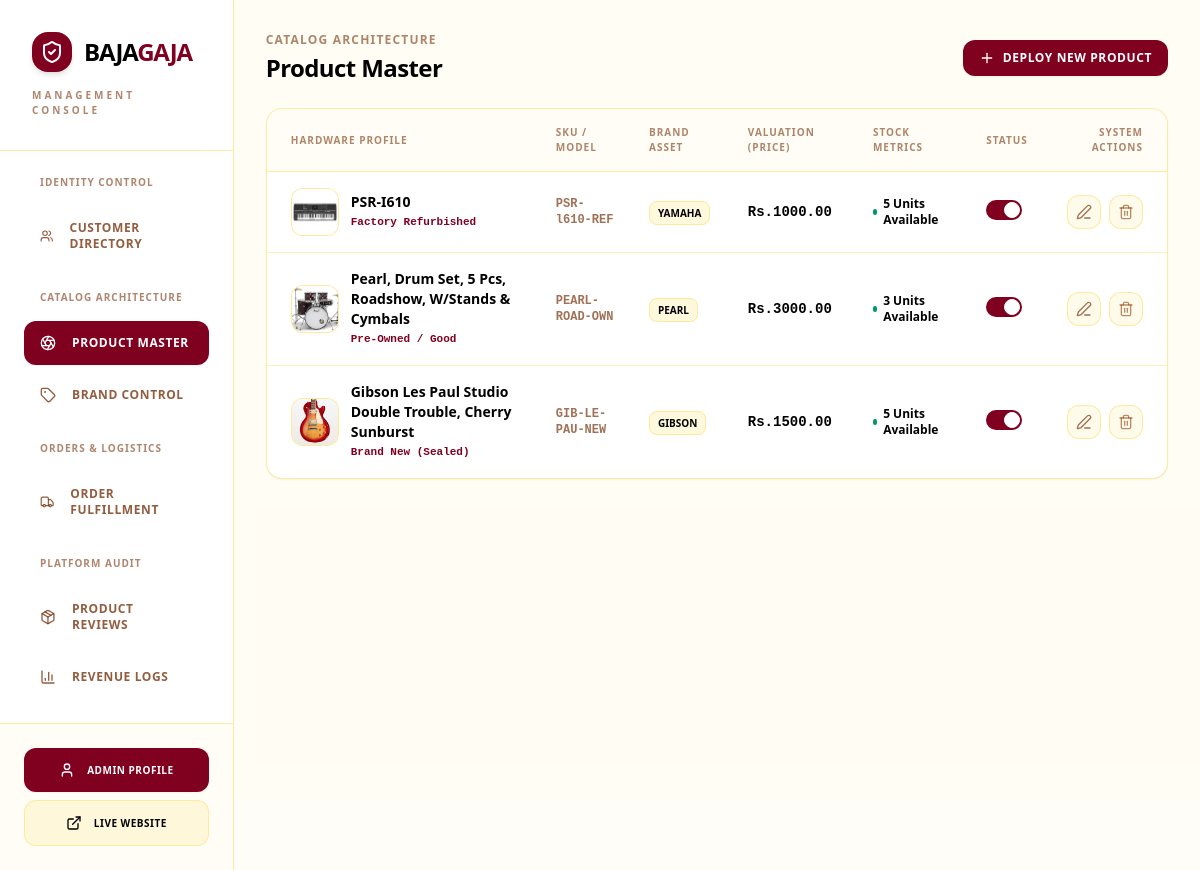
/dashboard/admin/?section=product-management (signed in), run on the app's committed database.
### bg_app/models.py (models this page shows, shortened)
class Product(models.Model):
    class Category(models.TextChoices):
        GUITARS = 'guitars', 'Guitars & Basses'
        KEYBOARDS = 'keyboards', 'Keyboards & Synthesizers'
        DRUMS = 'drums', 'Drums & Percussion'
        TRADITIONAL = 'traditional', 'Traditional & Folk'
        WIND = 'wind', 'Wind & Brass'
        STUDIO = 'studio', 'Studio & Recording'
        AMPS_EFFECTS = 'amps_effects', 'Amps & Effect Pedals'
        ACCESSORIES = 'accessories', 'Accessories & Cables'
    class Condition(models.TextChoices):
        NEW = 'new', 'Brand New (Sealed)'
        REFURBISHED = 'refurbished', 'Factory Refurbished'
        USED = 'used', 'Pre-Owned / Good'
    brand = models.ForeignKey(Brand, on_delete=models.SET_NULL, null=True, related_name='products')
    name = models.CharField(max_length=255)
    category = models.CharField(max_length=20, choices=Category.choices)
    condition = models.CharField(max_length=20, choices=Condition.choices, default=Condition.NEW)
    description = models.TextField()
    price = models.DecimalField(max_digits=10, decimal_places=2)
    stock = models.PositiveIntegerField(default=0)
    product_image = models.ImageField(upload_to='images/products/')
    sku = models.CharField(max_length=100, unique=True, blank=True, null=True)
    is_active = models.BooleanField(default=True)
    created_at = models.DateTimeField(auto_now_add=True)

class Brand(models.Model):
    name = models.CharField(max_length=255, unique=True)
    logo = models.ImageField(upload_to='images/brands/')
    created_at = models.DateTimeField(auto_now_add=True)

### bg_app/views/dashboard.py (the view)
# urls.py: path('dashboard/admin/', admin_dashboard_view, name='admin_dashboard'),
@login_required
def admin_dashboard_view(request):
    if not request.user.is_staff:
        messages.error(request, "You are not authorized to access this page.")
        return redirect('/')
    section = request.GET.get('section', 'customer-management')
    context = {
        'section': section,
        'awaiting_dispatch_count': Order.objects.filter(status=Order.Status.CONFIRMED).count(),
        'awaiting_delivery_count': Order.objects.filter(status=Order.Status.SHIPPING).count(),
        'delivered_count': Order.objects.filter(status=Order.Status.DELIVERED).count(),
        'completed_count': Order.objects.filter(status=Order.Status.COMPLETED).count(),
        'cancelled_count': Order.objects.filter(status=Order.Status.CANCELLED).count(),
        'total_gross_revenue': Order.objects.filter(status=Order.Status.COMPLETED).aggregate(total_revenue=models.Sum('total_amount'))['total_revenue'] or 0,
    }
    if section == 'customer-management':
        context['customers'] = User.objects.filter(is_staff=False)
    if section == 'brand-management':
        context['brands'] = Brand.objects.all().order_by('name')
    if section == 'product-management':
        context['products'] = Product.objects.all().order_by('-created_at')
    if section == 'order-fulfillment':
        context['orders'] = Order.objects.all().order_by('-created_at')
    if section == 'product-reviews':
        context['product_reviews'] = Review.objects.all().order_by('-created_at')
    if section == 'revenue-logs':
        context['revenue_logs'] = Order.objects.filter(status=Order.Status.COMPLETED).order_by('-created_at')
    return render(request, 'dashboard/admin_dashboard.html', context)

### bg_app/templates/dashboard/admin_dashboard.html (shortened to what this page needs)
<!DOCTYPE html>
<html lang="en">
<head>
    {% load static %}
    <link href="{% static 'css/styles.css' %}" rel="stylesheet" />
</head>
<body class="bg-amber-50/30 flex min-h-screen overflow-hidden text-amber-950">
    <aside class="w-80 bg-white text-amber-950 flex flex-col shadow-sm relative z-30 border-r border-amber-200/80">
        <div class="p-8 border-b border-amber-200/80">
            <div class="flex items-center gap-3">
                <div class="h-10 w-10 bg-[#800020] rounded-2xl flex items-center justify-center shadow-md">
                    <i data-lucide="shield-check" class="w-6 h-6 text-white"></i>
                </div>
                <h1 class="text-2xl font-black tracking-tighter uppercase text-amber-950">
                    Baja<span class="text-[#800020]">Gaja</span>
                </h1>
            </div>
            <p class="text-[10px] text-amber-900/60 font-black uppercase tracking-[0.3em] mt-4">Management Console</p>
        </div>
        <nav class="flex-grow p-6 space-y-6 overflow-y-auto custom-scrollbar">
            <div class="space-y-2">
                <h3 class="px-4 text-[10px] font-black text-amber-900/60 uppercase tracking-widest mb-4">Identity Control</h3>
                <a href="?section=customer-management" class="flex items-center gap-4 px-4 py-3.5 rounded-xl {% if section == 'customer-management' or not section %}bg-[#800020] text-white shadow-sm{% else %}text-amber-900/80 hover:bg-amber-100/60 hover:text-amber-950{% endif %} font-bold uppercase text-xs tracking-wider transition-all group">
                    <i data-lucide="users" class="w-4 h-4 group-hover:scale-110 transition-transform"></i>
                    Customer Directory
                </a>
            </div>
            <div class="space-y-2">
                <h3 class="px-4 text-[10px] font-black text-amber-900/60 uppercase tracking-widest mb-4">Catalog Architecture</h3>
                <a href="?section=product-management" class="flex items-center gap-4 px-4 py-3.5 rounded-xl {% if section == 'product-management' %}bg-[#800020] text-white shadow-sm{% else %}text-amber-900/80 hover:bg-amber-100/60 hover:text-amber-950{% endif %} font-bold uppercase text-xs tracking-wider transition-all group">
                    <i data-lucide="aperture" class="w-4 h-4 group-hover:scale-110 transition-transform"></i>
                    Product Master
                </a>
                <a href="?section=brand-management" class="flex items-center gap-4 px-4 py-3.5 rounded-xl {% if section == 'brand-management' %}bg-[#800020] text-white shadow-sm{% else %}text-amber-900/80 hover:bg-amber-100/60 hover:text-amber-950{% endif %} font-bold uppercase text-xs tracking-wider transition-all group">
                    <i data-lucide="tag" class="w-4 h-4 group-hover:scale-110 transition-transform"></i>
                    Brand Control
                </a>
            </div>
            <div class="space-y-2">
                <h3 class="px-4 text-[10px] font-black text-amber-900/60 uppercase tracking-widest mb-4">Orders & Logistics</h3>
                <a href="?section=order-fulfillment" class="flex items-center gap-4 px-4 py-3.5 rounded-xl {% if section == 'order-fulfillment' %}bg-[#800020] text-white shadow-sm{% else %}text-amber-900/80 hover:bg-amber-100/60 hover:text-amber-950{% endif %} font-bold uppercase text-xs tracking-wider transition-all group">
                    <i data-lucide="truck" class="w-4 h-4 group-hover:scale-110 transition-transform"></i>
                    Order Fulfillment
                </a>
            </div>
            <div class="space-y-2">
                <h3 class="px-4 text-[10px] font-black text-amber-900/60 uppercase tracking-widest mb-4">Platform Audit</h3>
                <a href="?section=product-reviews" class="flex items-center gap-4 px-4 py-3.5 rounded-xl {% if section == 'product-reviews' %}bg-[#800020] text-white shadow-sm{% else %}text-amber-900/80 hover:bg-amber-100/60 hover:text-amber-950{% endif %} font-bold uppercase text-xs tracking-wider transition-all group">
                    <i data-lucide="package" class="w-4 h-4 group-hover:scale-110 transition-transform"></i>
                    Product Reviews
                </a>
                <a href="?section=revenue-logs" class="flex items-center gap-4 px-4 py-3.5 rounded-xl {% if section == 'revenue-logs' %}bg-[#800020] text-white shadow-sm{% else %}text-amber-900/80 hover:bg-amber-100/60 hover:text-amber-950{% endif %} font-bold uppercase text-xs tracking-wider transition-all group">
                    <i data-lucide="bar-chart-3" class="w-4 h-4 group-hover:scale-110 transition-transform"></i>
                    Revenue Logs
                </a>
            </div>
        </nav>
        <div class="p-6 border-t border-amber-200/80 bg-amber-50/50 flex flex-col gap-2">
            <a href="/profile/"
               class="flex items-center justify-center gap-3 w-full bg-[#800020] text-white px-6 py-3.5 rounded-xl font-bold uppercase text-[10px] tracking-wider hover:bg-[#5c0017] transition-all shadow-sm active:scale-95">
                <i data-lucide="user" class="w-4 h-4"></i>
                Admin Profile
            </a>
            <a href="/" target="_blank"
               class="flex items-center justify-center gap-3 w-full bg-amber-100/60 border border-amber-200/80 text-amber-950 px-6 py-3.5 rounded-xl font-bold uppercase text-[10px] tracking-wider hover:bg-amber-100 transition-all active:scale-95">
                <i data-lucide="external-link" class="w-4 h-4"></i>
                Live Website
            </a>
        </div>
    </aside>
    <main class="flex-grow flex flex-col h-screen overflow-y-auto bg-amber-50/30 p-6 sm:p-8">
        {% if section == 'customer-management' or not section %}
            {% include 'dashboard/admin/_customer_management.html' %}
        {% elif section == 'product-management' %}
            {% include 'dashboard/admin/_product_management.html' %}
        {% elif section == 'brand-management' %}
            {% include 'dashboard/admin/_brand_management.html' %}
        {% elif section == 'order-fulfillment' %}
            {% include 'dashboard/admin/_order_fulfillment.html' %}
        {% elif section == 'product-reviews' %}
            {% include 'dashboard/admin/_product_reviews.html' %}
        {% elif section == 'revenue-logs' %}
            {% include 'dashboard/admin/_revenue_logs.html' %}
        {% endif %}
    </main>
</body>
</html>

### bg_app/templates/dashboard/admin/_product_management.html (shortened to what this page needs)
<div class="space-y-6">
    <div class="flex flex-col sm:flex-row sm:items-center justify-between gap-4">
        <div>
            <h2 class="text-xs font-bold uppercase tracking-widest text-amber-900/60 mb-1">Catalog Architecture</h2>
            <h1 class="text-2xl font-black text-amber-950 tracking-tight">Product Master</h1>
        </div>
        <div class="flex items-center gap-3">
            <a href="/products/add/" class="bg-[#800020] hover:bg-[#5c0017] text-white text-xs font-bold uppercase tracking-wider px-4 py-2.5 rounded-xl transition-all flex items-center gap-2 shadow-sm active:scale-95">
                <i data-lucide="plus" class="w-4 h-4"></i>
                Deploy New Product
            </a>
        </div>
    </div>
    <div class="bg-white border border-amber-200/80 rounded-2xl shadow-sm overflow-hidden">
        <div class="overflow-x-auto">
            <table class="w-full text-left border-collapse">
                {% if products %}
                    <thead>
                        <tr class="border-b border-amber-200/80 text-[10px] font-bold uppercase tracking-widest text-amber-900/60 bg-amber-50/50">
                            <th class="p-4 pl-6">Hardware Profile</th>
                            <th class="p-4">SKU / Model</th>
                            <th class="p-4">Brand Asset</th>
                            <th class="p-4">Valuation (Price)</th>
                            <th class="p-4">Stock Metrics</th>
                            <th class="p-4">Status</th>
                            <th class="p-4 pr-6 text-right">System Actions</th>
                        </tr>
                    </thead>
                {% endif %}
                <tbody class="divide-y divide-amber-200/60 text-sm font-semibold text-amber-950">
                    {% for product in products %}
                        <tr class="hover:bg-amber-50/40 transition-colors">
                            <td class="p-4 pl-6 flex items-center gap-3">
                                <div class="w-12 h-12 rounded-xl bg-amber-50 border border-amber-200/80 overflow-hidden flex items-center justify-center text-amber-800/60 shrink-0">
                                    {% if product.product_image %}
                                        <img src="{{ product.product_image.url }}" alt="{{ product.name }}" class="w-full h-full object-cover">
                                    {% else %}
                                        <i data-lucide="camera" class="w-5 h-5 text-amber-800/60"></i>
                                    {% endif %}
                                </div>
                                <div>
                                    <span class="text-amber-950 block font-bold">{{ product.name }}</span>
                                    <span class="text-[11px] font-mono text-[#800020] block">{{ product.get_condition_display }}</span>
                                </div>
                            </td>
                            <td class="p-4 font-mono text-xs text-amber-900/70">{{ product.sku|default:"--" }}</td>
                            <td class="p-4">
                                <span class="bg-amber-100/60 text-amber-950 border border-amber-200/80 text-[10px] font-black uppercase px-2 py-1 rounded-lg">
                                    {{ product.brand.name|default:"Generic" }}
                                </span>
                            </td>
                            <td class="p-4 font-mono text-sm text-amber-950">Rs.{{ product.price|floatformat:2 }}</td>
                            <td class="p-4">
                                <div class="space-y-1">
                                    <div class="flex items-center gap-1.5 text-xs font-bold text-amber-950">
                                        <span class="w-1.5 h-1.5 rounded-full {% if product.stock > 0 %}bg-emerald-600{% else %}bg-red-600{% endif %}"></span>
                                        {{ product.stock }} Units Available
                                    </div>
                                </div>
                            </td>
                            <td class="p-4">
                                <label class="relative inline-flex items-center cursor-pointer select-none">
                                    <div class="w-9 h-5 bg-amber-200/80 peer-focus:outline-none rounded-full peer peer-checked:after:translate-x-full peer-checked:after:border-white after:content-[''] after:absolute after:top-[2px] after:left-[2px] after:bg-white after:border-amber-300 after:border after:rounded-full after:h-4 after:w-4 after:transition-all peer-checked:bg-[#800020]"></div>
                                </label>
                            </td>
                            <td class="p-4 pr-6 text-right">
                                <div class="flex items-center justify-end gap-2">
                                    <a href="/products/edit/{{ product.id }}/" class="p-2 bg-amber-50 hover:bg-amber-100 text-amber-900/70 hover:text-amber-950 rounded-xl border border-amber-200/80 transition-all">
                                        <i data-lucide="edit-3" class="w-4 h-4"></i>
                                    </a>
                                    <a href="/products/delete/{{ product.id }}/" class="p-2 bg-amber-50 hover:bg-red-50 text-amber-800/60 hover:text-red-700 rounded-xl border border-amber-200/80 hover:border-red-200 transition-all">
                                        <i data-lucide="trash-2" class="w-4 h-4"></i>
                                    </a>
                                </div>
                            </td>
                        </tr>
                    {% endfor %}
                </tbody>
            </table>
        </div>
    </div>
</div>

### data on the page
Product: product_image (picture), name "PSR-I610", condition "Factory Refurbished", sku "PSR-l610-REF", brand.name "YAMAHA", price "1000.00", stock "5"
Product: product_image (picture), name "Pearl, Drum Set, 5 Pcs, Roadshow, W/Stands & Cymbals", condition "Pre-Owned / Good", sku "PEARL-ROAD-OWN", brand.name "PEARL", price "3000.00", stock "3"
Product: product_image (picture), name "Gibson Les Paul Studio Double Trouble, Cherry Sunburst", condition "Brand New (Sealed)", sku "GIB-LE-PAU-NEW", brand.name "GIBSON", price "1500.00", stock "5"
